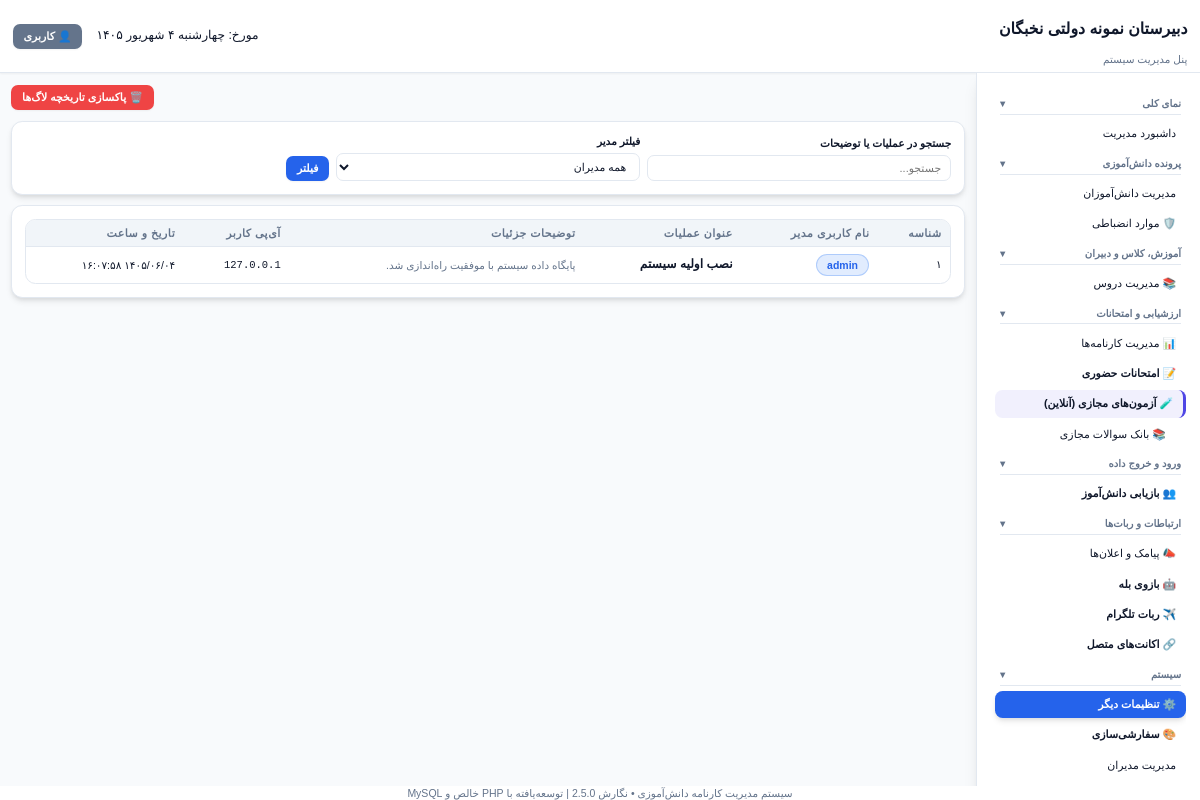
/activity-logs.php (signed in), run on the app's committed database.
### tables this page shows
CREATE TABLE IF NOT EXISTS `settings` (
  `key_name` varchar(100) NOT NULL,
  `key_value` text DEFAULT NULL,
  PRIMARY KEY (`key_name`)
);

CREATE TABLE IF NOT EXISTS `activity_logs` (
  `id` int(11) NOT NULL AUTO_INCREMENT,
  `admin_id` int(11) DEFAULT NULL,
  `admin_username` varchar(100) DEFAULT NULL,
  `action` varchar(150) NOT NULL,
  `description` text DEFAULT NULL,
  `ip_address` varchar(50) DEFAULT NULL,
  `created_at` datetime DEFAULT CURRENT_TIMESTAMP,
  PRIMARY KEY (`id`)
);

### activity-logs.php (the view, shortened to what the rows shown need)
<?php
require_once __DIR__ . '/includes/auth.php';
require_once __DIR__ . '/includes/header.php';
$where = ["1=1"];
$params = [];
$whereSql = implode(' AND ', $where);
$logs = DB::fetchAll("SELECT * FROM activity_logs WHERE $whereSql ORDER BY id DESC LIMIT 100", $params);
?>
<div class="space-y-6">
    <div class="card">
        <div class="table-container">
            <table>
                <thead>
                    <tr>
                        <th>شناسه</th>
                        <th>نام کاربری مدیر</th>
                        <th>عنوان عملیات</th>
                        <th>توضیحات جزئیات</th>
                        <th>آی‌پی کاربر</th>
                        <th>تاریخ و ساعت</th>
                    </tr>
                </thead>
                <tbody>
                    <?php foreach ($logs as $log): ?>
                    <tr>
                        <td class="font-mono text-xs"><?php echo tr_num($log['id'], 'fa'); ?></td>
                        <td>
                            <span class="badge badge-info"><?php echo clean($log['admin_username'] ?: 'سیستم'); ?></span>
                        </td>
                        <td class="font-bold text-sm"><?php echo clean($log['action']); ?></td>
                        <td class="text-xs text-muted max-w-md truncate"><?php echo clean($log['description']); ?></td>
                        <td class="font-mono text-xs dir-ltr"><?php echo clean($log['ip_address']); ?></td>
                        <td class="text-xs whitespace-nowrap"><?php echo jdate('Y/m/d H:i:s', strtotime($log['created_at'])); ?></td>
                    </tr>
                    <?php endforeach; if (empty($logs)): ?>
                    <tr><td colspan="6" class="text-center text-muted">هیچ فعالیت ثبت‌شده‌ای یافت نشد.</td></tr>
                    <?php endif; ?>
                </tbody>
            </table>
        </div>
    </div>
</div>
<?php require_once __DIR__ . '/includes/footer.php'; ?>

### includes/header.php (shortened to what the rows shown need)
<?php
require_once __DIR__ . '/auth.php';
$schoolName = get_setting('school_name', 'سیستم مدیریت کارنامه دانش‌آموزی');
?>
<!DOCTYPE html>
<html lang="fa" dir="rtl">
<head>
    <link rel="stylesheet" href="assets/css/style.css">
</head>
<body class="bg-body text-main min-h-screen flex flex-col font-sans">
<?php if (is_admin_logged_in() || is_student_logged_in() || (function_exists('is_teacher_logged_in') && is_teacher_logged_in())): ?>
<header class="navbar flex items-center justify-between px-6 py-4 border-b border-color bg-card shadow-sm">
    <div class="flex items-center gap-4">
        <div><h1 class="text-lg font-bold"><?php echo clean($schoolName); ?></h1><span class="text-xs text-muted"><?php echo is_admin_logged_in() ? 'پنل مدیریت سیستم' : (is_student_logged_in() ? 'پنل دانش‌آموزی' : 'پنل دبیران'); ?></span></div>
    </div>
    <div class="flex items-center gap-4">
        <span class="text-sm font-medium">مورخ: <?php echo jdate('l j F Y'); ?></span>
        <div class="user-menu-wrap">
            <button type="button" class="btn btn-secondary user-menu-btn" onclick="document.body.classList.toggle('user-menu-open')">👤 کاربری</button>
        </div>
    </div>
</header>
<div class="flex flex-1">
    <?php if (is_admin_logged_in()): ?>
    <aside class="sidebar w-64 bg-card border-l border-color p-4 flex flex-col gap-1.5 shrink-0 shadow-lg">
        <div class="sidebar-scroll">
        <div class="sidebar-section-title">نمای کلی</div>
        <a href="index.php?view=dashboard" class="sidebar-item <?php echo (!isset($_GET['view']) || $_GET['view'] == 'dashboard') && basename($_SERVER['PHP_SELF']) == 'index.php' ? 'active' : ''; ?>">داشبورد مدیریت</a>
        <?php if (has_permission('manage_students')): ?>
            <div class="sidebar-section-title">پرونده دانش‌آموزی</div>
            <a href="students.php" class="sidebar-item <?php echo basename($_SERVER['PHP_SELF']) == 'students.php' ? 'active' : ''; ?>">مدیریت دانش‌آموزان</a>
            <a href="deputy-panel.php" class="sidebar-item <?php echo basename($_SERVER['PHP_SELF']) == 'deputy-panel.php' ? 'active' : ''; ?>">🛡️ موارد انضباطی</a>
        <?php endif; ?>
        <?php if (has_permission('manage_classes')): ?>
            <div class="sidebar-section-title">آموزش، کلاس و دبیران</div>
            <a href="courses-management.php" class="sidebar-item <?php echo in_array(basename($_SERVER['PHP_SELF']), ['courses-management.php','classes.php','import-teachers.php','import-schedule.php']) ? 'active' : ''; ?>">📚 مدیریت دروس</a>
        <?php endif; ?>
        <?php if (has_permission('manage_reports')): ?>
            <div class="sidebar-section-title">ارزشیابی و امتحانات</div>
            <a href="reports-management.php" class="sidebar-item <?php echo in_array(basename($_SERVER['PHP_SELF']), ['reports-management.php','reports.php','import.php','analytics.php']) ? 'active' : ''; ?>">📊 مدیریت کارنامه‌ها</a>
            <a href="exams.php" class="sidebar-item font-bold text-rose-600 <?php echo basename($_SERVER['PHP_SELF']) == 'exams.php' ? 'active' : ''; ?>">📝 امتحانات حضوری</a>
            <a href="online-exams.php" class="sidebar-item font-bold text-indigo-600 <?php echo in_array(basename($_SERVER['PHP_SELF']), ['online-exams.php','online-exam-form.php','online-exam-questions.php','online-exam-monitor.php','online-exam-results.php','online-exam-result.php','online-exam-grading.php','online-exam-categories.php']) ? 'active' : ''; ?>" style="background:rgba(79,70,229,0.08);border-right:3px solid #4f46e5;">🧪 آزمون‌های مجازی (آنلاین)</a>
            <a href="online-question-bank.php" class="sidebar-item text-purple-600 <?php echo basename($_SERVER['PHP_SELF']) == 'online-question-bank.php' ? 'active' : ''; ?>" style="padding-right:20px;">📚 بانک سوالات مجازی</a>
        <?php endif; ?>
        <?php if (has_permission('import_data')): ?>
            <div class="sidebar-section-title">ورود و خروج داده</div>
            <a href="student-recovery.php" class="sidebar-item font-bold text-green-700 <?php echo in_array(basename($_SERVER['PHP_SELF']), ['student-recovery.php','import-students.php','import-photos.php']) ? 'active' : ''; ?>">👥 بازیابی دانش‌آموز</a>
        <?php endif; ?>
        <?php if (has_permission('send_sms')): ?>
            <div class="sidebar-section-title">ارتباطات و ربات‌ها</div>
            <a href="messages-management.php" class="sidebar-item <?php echo in_array(basename($_SERVER['PHP_SELF']), ['messages-management.php','notifications.php','sms-panel.php']) ? 'active' : ''; ?>">📣 پیامک و اعلان‌ها</a>
            <a href="bale-bot.php" class="sidebar-item font-bold text-teal-600 <?php echo basename($_SERVER['PHP_SELF']) == 'bale-bot.php' ? 'active' : ''; ?>">🤖 بازوی بله</a>
            <a href="telegram-bot.php" class="sidebar-item font-bold text-sky-600 <?php echo basename($_SERVER['PHP_SELF']) == 'telegram-bot.php' ? 'active' : ''; ?>">✈️ ربات تلگرام</a>
            <a href="bot-accounts.php" class="sidebar-item font-bold text-cyan-600 <?php echo basename($_SERVER['PHP_SELF']) == 'bot-accounts.php' ? 'active' : ''; ?>">🔗 اکانت‌های متصل</a>
        <?php endif; ?>
        <div class="sidebar-section-title">سیستم</div>
        <a href="other-settings.php" class="sidebar-item <?php echo in_array(basename($_SERVER['PHP_SELF']), ['other-settings.php','backups.php','activity-logs.php','migration-updater.php']) ? 'active' : ''; ?>">⚙️ تنظیمات دیگر</a>
        <?php if (has_permission('system_settings')): ?><a href="settings.php" class="sidebar-item font-semibold text-amber-600 <?php echo basename($_SERVER['PHP_SELF']) == 'settings.php' ? 'active' : ''; ?>">🎨 سفارشی‌سازی</a><?php endif; ?>
        <?php if (($_SESSION['admin_role'] ?? '') === 'super_admin'): ?><a href="admins.php" class="sidebar-item text-purple-600 <?php echo basename($_SERVER['PHP_SELF']) == 'admins.php' ? 'active' : ''; ?>">مدیریت مدیران</a><?php endif; ?>
        </div>
    </aside>
    <?php endif; ?>
    <main class="flex-1 p-6 overflow-y-auto">
<?php else: ?>
    <main class="flex-1 flex items-center justify-center p-6">
<?php endif; ?>

### includes/footer.php (shortened to what the rows shown need)
<?php if (is_admin_logged_in() || is_student_logged_in()): ?>
    </main>
</div>
<?php else: ?>
    </main>
<?php endif; ?>
<footer class="py-4 px-6 border-t border-color bg-card text-center text-xs text-muted mt-auto">
    <span>سیستم مدیریت کارنامه دانش‌آموزی &bull; نگارش <?php echo clean(get_setting('system_version', '2.5.0')); ?></span>
    <span class="mx-2">|</span>
    <span>توسعه‌یافته با PHP خالص و MySQL</span>
</footer>
</body>
</html>

### data on the page
settings: key_value "دبیرستان نمونه دولتی نخبگان"
activity_logs: id "۱", admin_username "admin", action "نصب اولیه سیستم", description "پایگاه داده سیستم با موفقیت راه‌اندازی شد.", ip_address "127.0.0.1", created_at "۱۴۰۵/۰۶/۰۴ ۱۶:۰۷:۵۸"
settings: key_value "2.5.0"

### other printed values
jdate('l j F Y') "چهارشنبه ۴ شهریور ۱۴۰۵"
